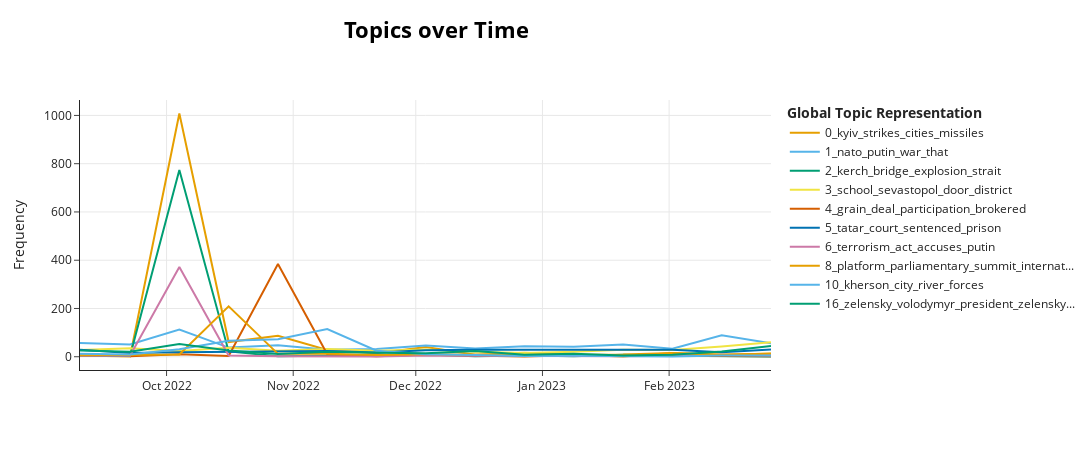

This figure's notebook cell:
### Code cell
model_fb.visualize_topics_over_time(topics_over_timefb, top_n_topics=10,normalize_frequency=False)

### Figure 1 — Plotly figure (JSON) as saved in the notebook; plotly's stock layout.template omitted (floating-point values rounded to 4 significant figures)
{"data": [{"hoverinfo": "text", "hovertext": ["<b>Topic 0</b><br>Words: mins, mw, lake, thunderstorm, winona", "<b>Topic 0</b><br>Words: zaporizhzhia, city, strikes, missiles, strike", "<b>Topic 0</b><br>Words: kyiv, cities, strikes, missiles, monday", "<b>Topic 0</b><br>Words: kyiv, strikes, missiles, energy, cities", "<b>Topic 0</b><br>Words: kyiv, strikes, missiles, missile, cities", "<b>Topic 0</b><br>Words: missile, missiles, kyiv, strikes, poland", "<b>Topic 0</b><br>Words: kyiv, strikes, attacks, missiles, missile", "<b>Topic 0</b><br>Words: strikes, energy, attacks, infrastructure, missiles", "<b>Topic 0</b><br>Words: missile, missiles, air, kyiv, strikes", "<b>Topic 0</b><br>Words: kyiv, cities, missiles, attacks, said", "<b>Topic 0</b><br>Words: council, monday, rights, kyiv, nonsense", "<b>Topic 0</b><br>Words: hypersonic, atlantic, exercises, simulation, missile", "<b>Topic 0</b><br>Words: airspace, missiles, missile, romania, romanian", "<b>Topic 0</b><br>Words: strikes, gaza, ouagadougou, air, gurulev", "<b>Topic 0</b><br>Words: missiles, kyiv, kinzhal, strikes, missile"], "marker": {"color": "#E69F00"}, "mode": "lines", "name": "0_kyiv_strikes_cities_missiles", "type": "scatter", "x": ["2022-09-09T19:39:21.600000", "2022-09-22T01:36:00", "2022-10-04T03:12:00", "2022-10-16T04:48:00", "2022-10-28T06:24:00", "2022-11-09T08:00:00", "2022-11-21T09:36:00", "2022-12-03T11:12:00", "2022-12-15T12:48:00", "2022-12-27T14:24:00", "2023-01-08T16:00:00", "2023-01-20T17:36:00", "2023-02-01T19:12:00", "2023-02-13T20:48:00", "2023-02-25T22:24:00"], "y": [5, 1, 1008, 61, 87, 28, 14, 40, 8, 17, 8, 1, 15, 9, 12]}, {"hoverinfo": "text", "hovertext": ["<b>Topic 1</b><br>Words: putin, nuclear, nato, war, is", "<b>Topic 1</b><br>Words: nuclear, putin, nato, is, would", "<b>Topic 1</b><br>Words: nuclear, nato, putin, would, that", "<b>Topic 1</b><br>Words: nuclear, that, nato, is, not", "<b>Topic 1</b><br>Words: nuclear, nato, war, is, that", "<b>Topic 1</b><br>Words: nato, putin, that, is, it", "<b>Topic 1</b><br>Words: nato, war, putin, would, is", "<b>Topic 1</b><br>Words: that, nato, putin, it, war", "<b>Topic 1</b><br>Words: war, putin, nato, that, is", "<b>Topic 1</b><br>Words: war, is, west, putin, nato", "<b>Topic 1</b><br>Words: nato, would, war, that, it", "<b>Topic 1</b><br>Words: nato, is, nuclear, putin, that", "<b>Topic 1</b><br>Words: nato, war, that, is, it", "<b>Topic 1</b><br>Words: nato, war, putin, is, that", "<b>Topic 1</b><br>Words: nato, war, that, is, west"], "marker": {"color": "#56B4E9"}, "mode": "lines", "name": "1_nato_putin_war_that", "type": "scatter", "x": ["2022-09-09T19:39:21.600000", "2022-09-22T01:36:00", "2022-10-04T03:12:00", "2022-10-16T04:48:00", "2022-10-28T06:24:00", "2022-11-09T08:00:00", "2022-11-21T09:36:00", "2022-12-03T11:12:00", "2022-12-15T12:48:00", "2022-12-27T14:24:00", "2023-01-08T16:00:00", "2023-01-20T17:36:00", "2023-02-01T19:12:00", "2023-02-13T20:48:00", "2023-02-25T22:24:00"], "y": [57, 51, 113, 38, 48, 29, 32, 47, 34, 43, 41, 51, 33, 89, 56]}, {"hoverinfo": "text", "hovertext": ["<b>Topic 2</b><br>Words: deliver, grabsky, uploading, oldpostcards, ids", "<b>Topic 2</b><br>Words: miscaptioned, video, echelons, barrier, dates", "<b>Topic 2</b><br>Words: kerch, bridge, explosion, strait, fire", "<b>Topic 2</b><br>Words: kerch, bridge, explosion, strait, crimea", "<b>Topic 2</b><br>Words: kerch, bridge, realizes, dailynewsug, strait", "<b>Topic 2</b><br>Words: dugin, ideologist, ideology, isw, eroding", "<b>Topic 2</b><br>Words: kerch, bridge, rebel, autonomy, portugal", "<b>Topic 2</b><br>Words: rocked, connects, mainland, kerch, fixed", "<b>Topic 2</b><br>Words: tour, bida, gama, arr, vasco", "<b>Topic 2</b><br>Words: krivtsova, university, prosecution, bridge, kerch", "<b>Topic 2</b><br>Words: panorama, chokrak, lake, px, salt", "<b>Topic 2</b><br>Words: krivtsova, castleford, barge, criticizing, bridge", "<b>Topic 2</b><br>Words: krivtsova, bridge, kerch, olesya, gladkov", "<b>Topic 2</b><br>Words: appel, knows, claremont, hilary, thin", "<b>Topic 2</b><br>Words: cargoes, traders, stranded, exclusive, temryuk"], "marker": {"color": "#009E73"}, "mode": "lines", "name": "2_kerch_bridge_explosion_strait", "type": "scatter", "x": ["2022-09-09T19:39:21.600000", "2022-09-22T01:36:00", "2022-10-04T03:12:00", "2022-10-16T04:48:00", "2022-10-28T06:24:00", "2022-11-09T08:00:00", "2022-11-21T09:36:00", "2022-12-03T11:12:00", "2022-12-15T12:48:00", "2022-12-27T14:24:00", "2023-01-08T16:00:00", "2023-01-20T17:36:00", "2023-02-01T19:12:00", "2023-02-13T20:48:00", "2023-02-25T22:24:00"], "y": [4, 3, 774, 22, 2, 4, 5, 9, 2, 5, 2, 8, 4, 2, 1]}, {"hoverinfo": "text", "hovertext": ["<b>Topic 3</b><br>Words: school, sevastopol, county, door, district", "<b>Topic 3</b><br>Words: school, sevastopol, hardy, door, pm", "<b>Topic 3</b><br>Words: school, sevastopol, sevastopolpioneers, students, district", "<b>Topic 3</b><br>Words: school, sevastopol, door, county, bay", "<b>Topic 3</b><br>Words: school, sevastopol, door, district, students", "<b>Topic 3</b><br>Words: county, school, door, sevastopol, horse", "<b>Topic 3</b><br>Words: school, sevastopol, pm, sevastopolpioneers, basketball", "<b>Topic 3</b><br>Words: school, sevastopol, district, sevastopolpioneers, students", "<b>Topic 3</b><br>Words: school, door, sevastopol, district, closed", "<b>Topic 3</b><br>Words: school, sevastopol, door, county, sevastopolpioneers", "<b>Topic 3</b><br>Words: fall, sturgeon, bay, sevastopol, school", "<b>Topic 3</b><br>Words: school, door, sevastopol, county, district", "<b>Topic 3</b><br>Words: school, sevastopol, door, county, sevastopolpioneers", "<b>Topic 3</b><br>Words: school, sevastopol, door, district, sevastopolpioneers", "<b>Topic 3</b><br>Words: school, sevastopol, district, pm, door"], "marker": {"color": "#F0E442"}, "mode": "lines", "name": "3_school_sevastopol_door_district", "type": "scatter", "x": ["2022-09-09T19:39:21.600000", "2022-09-22T01:36:00", "2022-10-04T03:12:00", "2022-10-16T04:48:00", "2022-10-28T06:24:00", "2022-11-09T08:00:00", "2022-11-21T09:36:00", "2022-12-03T11:12:00", "2022-12-15T12:48:00", "2022-12-27T14:24:00", "2023-01-08T16:00:00", "2023-01-20T17:36:00", "2023-02-01T19:12:00", "2023-02-13T20:48:00", "2023-02-25T22:24:00"], "y": [28, 35, 24, 37, 25, 32, 25, 30, 21, 15, 21, 29, 28, 42, 60]}, {"hoverinfo": "text", "hovertext": ["<b>Topic 4</b><br>Words: grain, deal, exports, africa, un", "<b>Topic 4</b><br>Words: grain, deal, food, exports, sunflower", "<b>Topic 4</b><br>Words: grain, commodities, deal, laundering, ships", "<b>Topic 4</b><br>Words: grain, deal, participation, brokered, ships", "<b>Topic 4</b><br>Words: grain, deal, un, black, sea", "<b>Topic 4</b><br>Words: grain, stolen, buyers, stealing, vessels", "<b>Topic 4</b><br>Words: grain, deal, food, exports, slim", "<b>Topic 4</b><br>Words: grain, tons, wheat, syria, deal", "<b>Topic 4</b><br>Words: grain, tons, deal, vessels, food", "<b>Topic 4</b><br>Words: grain, deal, iliya, kusa, suspended", "<b>Topic 4</b><br>Words: ceding, highlights, related, deal, events", "<b>Topic 4</b><br>Words: berbock, grain, deal, decide, teh"], "marker": {"color": "#D55E00"}, "mode": "lines", "name": "4_grain_deal_participation_brokered", "type": "scatter", "x": ["2022-09-22T01:36:00", "2022-10-04T03:12:00", "2022-10-16T04:48:00", "2022-10-28T06:24:00", "2022-11-09T08:00:00", "2022-11-21T09:36:00", "2022-12-03T11:12:00", "2022-12-15T12:48:00", "2022-12-27T14:24:00", "2023-01-08T16:00:00", "2023-02-13T20:48:00", "2023-02-25T22:24:00"], "y": [2, 10, 3, 384, 10, 2, 8, 6, 1, 6, 1, 2]}, {"hoverinfo": "text", "hovertext": ["<b>Topic 5</b><br>Words: nariman, dzhelyal, aziz, akhtemov, asan", "<b>Topic 5</b><br>Words: jehovah, witnesses, court, tatar, criminal", "<b>Topic 5</b><br>Words: court, jehovah, tatar, prison, sakada", "<b>Topic 5</b><br>Words: tatar, sentence, charges, prison, sentenced", "<b>Topic 5</b><br>Words: civic, abducted, prisoner, journalist, court", "<b>Topic 5</b><br>Words: criminal, court, sentence, jehovah, case", "<b>Topic 5</b><br>Words: court, sentences, journalists, sentenced, tatar", "<b>Topic 5</b><br>Words: jehovah, tatar, court, sentenced, sentences", "<b>Topic 5</b><br>Words: sentenced, prison, years, tatar, crimean", "<b>Topic 5</b><br>Words: sentenced, charges, civic, iryna, abducted", "<b>Topic 5</b><br>Words: tatar, prison, court, sentenced, sentence", "<b>Topic 5</b><br>Words: court, tatars, tatar, crimean, fsb", "<b>Topic 5</b><br>Words: tatar, dzhemil, gafarov, detention, prison", "<b>Topic 5</b><br>Words: court, charges, sikh, sentence, abducted", "<b>Topic 5</b><br>Words: tatar, fsb, crimean, years, political"], "marker": {"color": "#0072B2"}, "mode": "lines", "name": "5_tatar_court_sentenced_prison", "type": "scatter", "x": ["2022-09-09T19:39:21.600000", "2022-09-22T01:36:00", "2022-10-04T03:12:00", "2022-10-16T04:48:00", "2022-10-28T06:24:00", "2022-11-09T08:00:00", "2022-11-21T09:36:00", "2022-12-03T11:12:00", "2022-12-15T12:48:00", "2022-12-27T14:24:00", "2023-01-08T16:00:00", "2023-01-20T17:36:00", "2023-02-01T19:12:00", "2023-02-13T20:48:00", "2023-02-25T22:24:00"], "y": [29, 16, 19, 21, 21, 24, 18, 27, 29, 29, 32, 31, 29, 19, 30]}, {"hoverinfo": "text", "hovertext": ["<b>Topic 6</b><br>Words: terrorism, lautman, vladimir, terrorist, organisations", "<b>Topic 6</b><br>Words: decrees, terrorism, vladimir, putin, act", "<b>Topic 6</b><br>Words: terrorism, act, accuses, bridge, putin", "<b>Topic 6</b><br>Words: terrorism, act, prytula, putin, bridge", "<b>Topic 6</b><br>Words: faking, terror, invented, blackmail, accuses", "<b>Topic 6</b><br>Words: permits, retain, sakhalin, stake, japan", "<b>Topic 6</b><br>Words: siha, gad, defied, mad, world", "<b>Topic 6</b><br>Words: vladimir, putin, terrorism, accuses, stefanov", "<b>Topic 6</b><br>Words: sentsov, somewhere, terrorism, singers, sakharov", "<b>Topic 6</b><br>Words: russify, de, failure, overdrive, derussification", "<b>Topic 6</b><br>Words: matthews, owen, hazard, reward, equitable", "<b>Topic 6</b><br>Words: accuses, lowa, bastrykin, investigative, terrorism", "<b>Topic 6</b><br>Words: matviychuk, accuses, bryansk, terrorist, terrorism"], "marker": {"color": "#CC79A7"}, "mode": "lines", "name": "6_terrorism_act_accuses_putin", "type": "scatter", "x": ["2022-09-09T19:39:21.600000", "2022-09-22T01:36:00", "2022-10-04T03:12:00", "2022-10-16T04:48:00", "2022-10-28T06:24:00", "2022-11-09T08:00:00", "2022-11-21T09:36:00", "2022-12-03T11:12:00", "2023-01-08T16:00:00", "2023-01-20T17:36:00", "2023-02-01T19:12:00", "2023-02-13T20:48:00", "2023-02-25T22:24:00"], "y": [4, 4, 372, 5, 2, 1, 1, 5, 1, 2, 4, 8, 5]}, {"hoverinfo": "text", "hovertext": ["<b>Topic 8</b><br>Words: forum, platform, essay, discussions, panel", "<b>Topic 8</b><br>Words: tourism, platform, summit, host, kerala", "<b>Topic 8</b><br>Words: platform, summit, parliamentary, international, zagreb", "<b>Topic 8</b><br>Words: parliamentary, summit, platform, speaker, international", "<b>Topic 8</b><br>Words: platform, parliamentary, summit, hellenic, speaker", "<b>Topic 8</b><br>Words: shunned, summit, isolated, staying, seized", "<b>Topic 8</b><br>Words: platform, reintegration, parliamentary, summit, international", "<b>Topic 8</b><br>Words: platform, cultural, parliamentary, international, summit", "<b>Topic 8</b><br>Words: platform, tamila, tasheva, rkiye, parliamentary", "<b>Topic 8</b><br>Words: rkiye, platform, parliamentary, summit, coordination", "<b>Topic 8</b><br>Words: platform, summit, parliamentary, international, croatia", "<b>Topic 8</b><br>Words: platform, parliamentary, summit, cuza, romanian", "<b>Topic 8</b><br>Words: tomak, christina, lamb, pen, platform", "<b>Topic 8</b><br>Words: navalny, platform, unesco, parliamentary, summit", "<b>Topic 8</b><br>Words: platform, technical, parliamentary, summit, international"], "marker": {"color": "#E69F00"}, "mode": "lines", "name": "8_platform_parliamentary_summit_internat...", "type": "scatter", "x": ["2022-09-09T19:39:21.600000", "2022-09-22T01:36:00", "2022-10-04T03:12:00", "2022-10-16T04:48:00", "2022-10-28T06:24:00", "2022-11-09T08:00:00", "2022-11-21T09:36:00", "2022-12-03T11:12:00", "2022-12-15T12:48:00", "2022-12-27T14:24:00", "2023-01-08T16:00:00", "2023-01-20T17:36:00", "2023-02-01T19:12:00", "2023-02-13T20:48:00", "2023-02-25T22:24:00"], "y": [6, 8, 9, 209, 12, 12, 7, 10, 8, 7, 8, 9, 16, 7, 13]}, {"hoverinfo": "text", "hovertext": ["<b>Topic 10</b><br>Words: kherson, forces, izyum, city, russian", "<b>Topic 10</b><br>Words: kherson, river, city, forces, retreat", "<b>Topic 10</b><br>Words: kherson, region, forces, evacuate, river", "<b>Topic 10</b><br>Words: kherson, region, city, river, forces", "<b>Topic 10</b><br>Words: kherson, city, river, bank, retreat", "<b>Topic 10</b><br>Words: kherson, river, city, retreat, forces", "<b>Topic 10</b><br>Words: kherson, river, city, forces, region", "<b>Topic 10</b><br>Words: kherson, rabbi, forces, river, city", "<b>Topic 10</b><br>Words: kherson, city, strengthening, staff, river", "<b>Topic 10</b><br>Words: cherniak, kherson, river, formula, estimates", "<b>Topic 10</b><br>Words: kherson, city, soledar, hospital, forces", "<b>Topic 10</b><br>Words: bellingcat, gda, afternoon, precinct, sk", "<b>Topic 10</b><br>Words: entrenched, dvurechnoye, proposals, vagner, ohchr", "<b>Topic 10</b><br>Words: kherson, region, troops, city, russian", "<b>Topic 10</b><br>Words: communication, kherson, region, between, approaches"], "marker": {"color": "#56B4E9"}, "mode": "lines", "name": "10_kherson_city_river_forces", "type": "scatter", "x": ["2022-09-09T19:39:21.600000", "2022-09-22T01:36:00", "2022-10-04T03:12:00", "2022-10-16T04:48:00", "2022-10-28T06:24:00", "2022-11-09T08:00:00", "2022-11-21T09:36:00", "2022-12-03T11:12:00", "2022-12-15T12:48:00", "2022-12-27T14:24:00", "2023-01-08T16:00:00", "2023-01-20T17:36:00", "2023-02-01T19:12:00", "2023-02-13T20:48:00", "2023-02-25T22:24:00"], "y": [12, 9, 31, 66, 73, 115, 25, 10, 7, 3, 4, 2, 1, 5, 5]}, {"hoverinfo": "text", "hovertext": ["<b>Topic 16</b><br>Words: zelensky, volodymyr, zelenskyy, izyum, president", "<b>Topic 16</b><br>Words: zelensky, referendums, volodymyr, lavrov, cancel", "<b>Topic 16</b><br>Words: zelensky, hi, volodymyr, uh, president", "<b>Topic 16</b><br>Words: zelensky, volodymyr, zelenskyy, president, donbas", "<b>Topic 16</b><br>Words: zelensky, dirty, page, volodymyr, nuclear", "<b>Topic 16</b><br>Words: zelensky, volodymyr, back, president, donbas", "<b>Topic 16</b><br>Words: zelensky, waste, volodymyr, zelenskyy, bosnian", "<b>Topic 16</b><br>Words: zelensky, volodymyr, zelenskyy, president, yanukovic", "<b>Topic 16</b><br>Words: zelensky, volodymyr, president, kissinger, minds", "<b>Topic 16</b><br>Words: zelensky, volodymyr, invention, handing, president", "<b>Topic 16</b><br>Words: zelensky, kissinger, markarova, volodymyr, that", "<b>Topic 16</b><br>Words: zelensky, volodymyr, barroso, address, belgorod", "<b>Topic 16</b><br>Words: zelensky, trump, giuliani, volodymyr, president", "<b>Topic 16</b><br>Words: zelensky, volodymyr, preparing, zelenskyy, president", "<b>Topic 16</b><br>Words: zelensky, volodymyr, president, moldova, israel"], "marker": {"color": "#009E73"}, "mode": "lines", "name": "16_zelensky_volodymyr_president_zelensky...", "type": "scatter", "x": ["2022-09-09T19:39:21.600000", "2022-09-22T01:36:00", "2022-10-04T03:12:00", "2022-10-16T04:48:00", "2022-10-28T06:24:00", "2022-11-09T08:00:00", "2022-11-21T09:36:00", "2022-12-03T11:12:00", "2022-12-15T12:48:00", "2022-12-27T14:24:00", "2023-01-08T16:00:00", "2023-01-20T17:36:00", "2023-02-01T19:12:00", "2023-02-13T20:48:00", "2023-02-25T22:24:00"], "y": [26, 21, 53, 26, 11, 21, 17, 14, 24, 8, 12, 5, 8, 22, 45]}], "layout": {"height": 450, "hoverlabel": {"bgcolor": "white", "font": {"family": "Rockwell", "size": 16}}, "legend": {"title": {"text": "<b>Global Topic Representation"}}, "title": {"font": {"color": "Black", "size": 22}, "text": "<b>Topics over Time</b>", "x": 0.4, "xanchor": "center", "y": 0.95, "yanchor": "top"}, "width": 1250, "xaxis": {"showgrid": true}, "yaxis": {"showgrid": true, "title": {"text": "Frequency"}}}}
